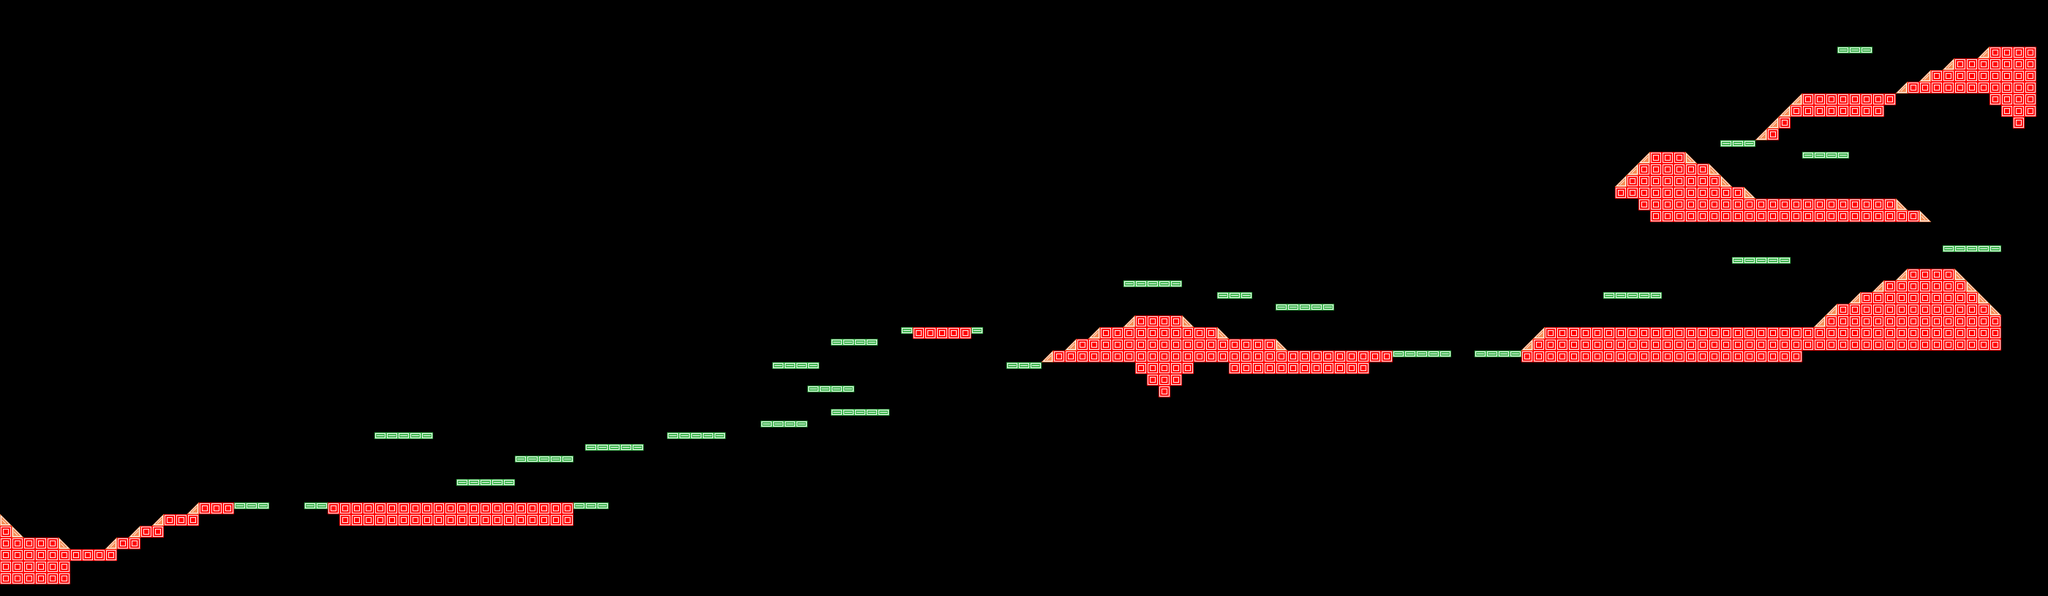

Below is a game level as drawn by its tile map, then a one-line description and the .tmx that defines it (tile-layer data replaced by summaries):
An orthogonal 175x51 tile map with 48x48 px tiles, 1 tile layer (Copy of csdfsdf), 1 hidden layer not drawn, 2 tilesets and 1 object (player).

<map version="1.0" orientation="orthogonal" width="175" height="51" tilewidth="48" tileheight="48">
 <tileset firstgid="1" name="area03" tilewidth="48" tileheight="48">
  <image source="area03_level_tiles.png" width="768" height="768" />
 </tileset>
 <tileset firstgid="257" name="metatiles" tilewidth="48" tileheight="48">
  <image source="collision_tiles.png" width="192" height="48" />
  <tile id="0">
   <properties>
    <property name="type" value="solid" />
   </properties>
  </tile>
  <tile id="1">
   <properties>
    <property name="type" value="lslope" />
   </properties>
  </tile>
  <tile id="2">
   <properties>
    <property name="type" value="rslope" />
   </properties>
  </tile>
  <tile id="3">
   <properties>
    <property name="type" value="platform" />
   </properties>
  </tile>
 </tileset>
 <objectgroup name="entities" width="175" height="51">
  <object name="player" x="109" y="2039" width="144" height="144">
   <properties>
    <property name="image" value="player" />
    <property name="spriteheight" value="144" />
    <property name="spritewidth" value="144" />
   </properties>
  </object>
 </objectgroup>
 <layer name="Copy of csdfsdf" width="175" height="51">
  <data>[8925 cells, 595 non-empty, 4 distinct tile ids]</data>
 </layer>
 <layer name="collision" width="175" height="51" visible="0">
  <data>[8925 cells, 595 non-empty, 4 distinct tile ids]</data>
 </layer>
</map>
